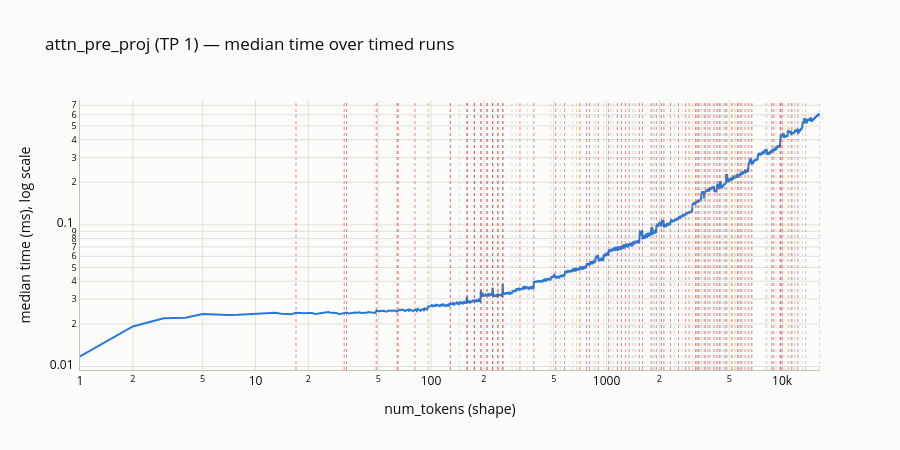
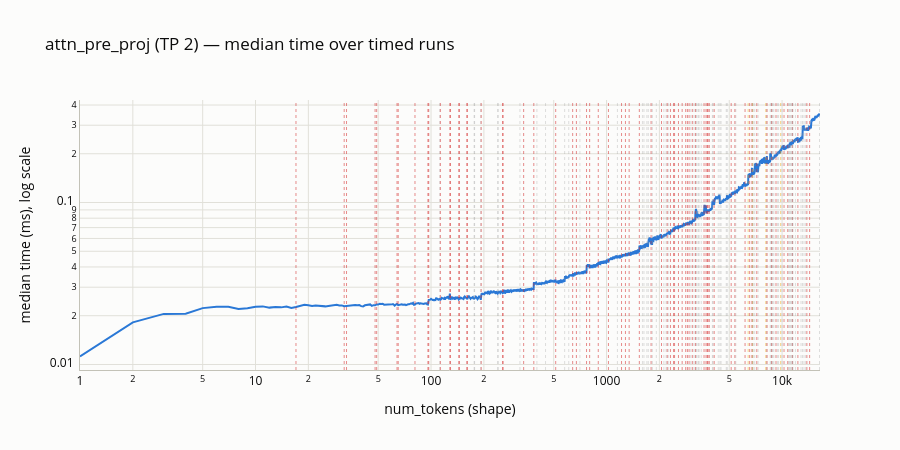
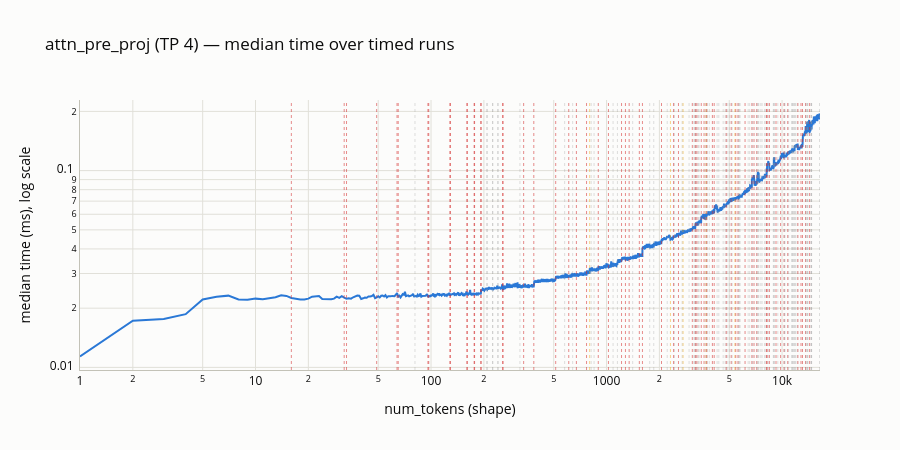
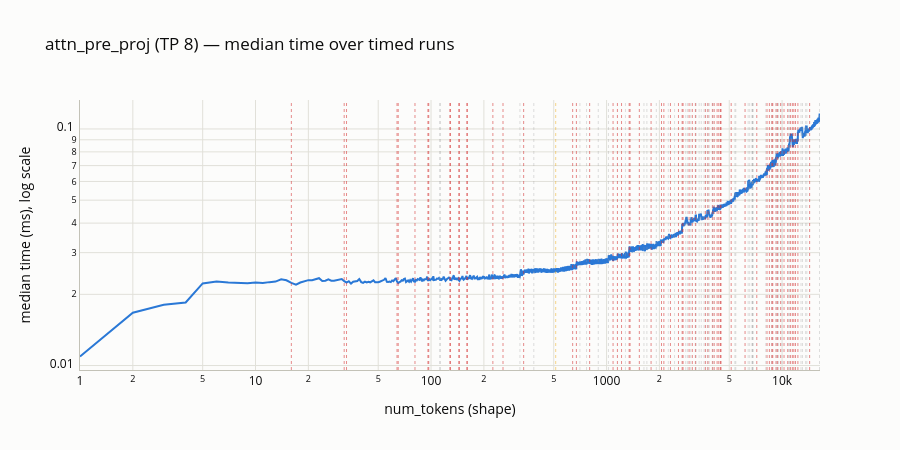

Here is the notebook cell these charts were saved with, in order:
### Markdown cell above
## `attn_pre_proj`

### Code cell
for tp in tp_values_with_data(lin, "attn_pre_proj"):
    plot_median_only(lin, "attn_pre_proj", tp).show()
